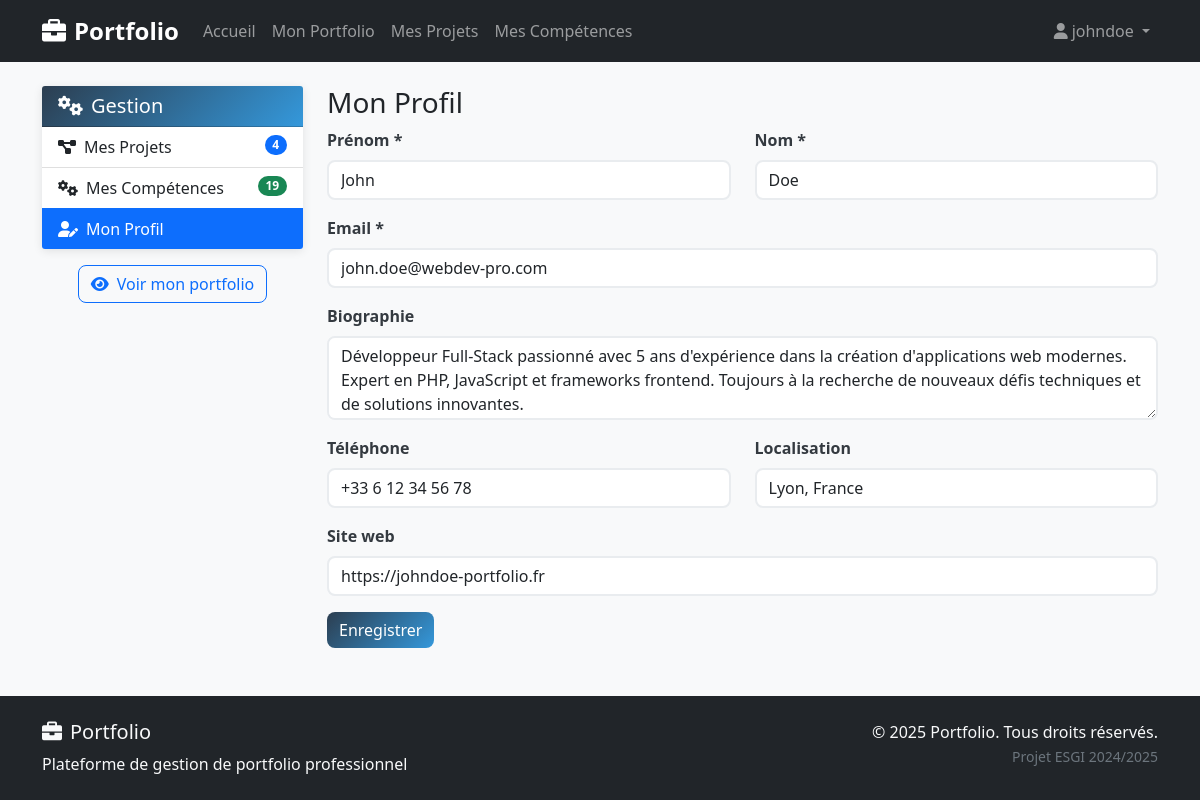
/manage.php?section=profile (signed in), run on the app's committed database.
### tables this page shows
CREATE TABLE `users` (
  `id` int(11) NOT NULL AUTO_INCREMENT,
  `username` varchar(50) NOT NULL UNIQUE,
  `email` varchar(100) NOT NULL UNIQUE,
  `password` varchar(255) NOT NULL,
  `first_name` varchar(50) NOT NULL,
  `last_name` varchar(50) NOT NULL,
  `role` enum('admin','user') NOT NULL DEFAULT 'user',
  `bio` text,
  `phone` varchar(20),
  `location` varchar(100),
  `website` varchar(255),
  `created_at` timestamp NOT NULL DEFAULT CURRENT_TIMESTAMP,
  `updated_at` timestamp NOT NULL DEFAULT CURRENT_TIMESTAMP ON UPDATE CURRENT_TIMESTAMP,
  PRIMARY KEY (`id`)
);

### classes/Database.php (called while the page is built, shortened)
<?php
class Database {
    private static $instance = null;
    private $connection;
    private function __construct() {
        try {
            $this->connection = new PDO(
                "mysql:host=" . DB_HOST . ";port=" . DB_PORT . ";dbname=" . DB_NAME . ";charset=utf8mb4",
                DB_USER,
                DB_PASS,
                [
                    PDO::ATTR_ERRMODE => PDO::ERRMODE_EXCEPTION,
                    PDO::ATTR_DEFAULT_FETCH_MODE => PDO::FETCH_ASSOC,
                    PDO::ATTR_EMULATE_PREPARES => false
                ]
            );
        } catch (PDOException $e) {
            die("Erreur de connexion à la base de données : " . $e->getMessage());
        }
    }
    public static function getInstance() {
        if (self::$instance === null) {
            self::$instance = new self();
        }
        return self::$instance;
    }
    public function getConnection() {
        return $this->connection;
    }
    public function prepare($sql) {
        return $this->connection->prepare($sql);
    }
}
?>

### includes/functions.php (called while the page is built, shortened)
<?php
function getCurrentUserId() {
    return isset($_SESSION['user_id']) ? $_SESSION['user_id'] : null;
}
?>

### classes/Project.php (called while the page is built, shortened)
<?php
class Project {
    private $db;
    public function __construct() {
        $this->db = Database::getInstance()->getConnection();
    }
    public function getUserProjects($userId, $limit = null) {
        try {
            $sql = "SELECT * FROM projects WHERE user_id = :user_id ORDER BY created_at DESC";
            $stmt = $this->db->prepare($sql);
            $stmt->bindValue(':user_id', $userId, PDO::PARAM_INT);
            $stmt->execute();
            return $stmt->fetchAll();
        } catch (PDOException $e) {
            error_log("Erreur getUserProjects: " . $e->getMessage());
            return [];
        }
    }
}
?>

### classes/Skill.php (called while the page is built, shortened)
<?php
class Skill {
    private $db;
    public function __construct() {
        $this->db = Database::getInstance()->getConnection();
    }
    public function getUserSkills($userId) {
        try {
            $sql = "SELECT s.*, us.level, us.created_at as added_at
                    FROM skills s
                    JOIN user_skills us ON s.id = us.skill_id
                    WHERE us.user_id = :user_id
                    ORDER BY s.category, s.name";
            $stmt = $this->db->prepare($sql);
            $stmt->execute(['user_id' => $userId]);
            return $stmt->fetchAll();
        } catch (PDOException $e) {
            error_log("Erreur getUserSkills: " . $e->getMessage());
            return [];
        }
    }
}
?>

### classes/User.php (called while the page is built, shortened)
<?php
class User {
    private $db;
    public function __construct() {
        $this->db = Database::getInstance();
    }
    public function getUserById($id) {
        try {
            $stmt = $this->db->prepare("SELECT * FROM users WHERE id = ?");
            $stmt->execute([$id]);
            return $stmt->fetch();
        } catch (PDOException $e) {
            return false;
        }
    }
}
?>

### manage.php (the view, shortened to what this page needs)
<?php
require_once __DIR__ . '/config/database.php';
require_once __DIR__ . '/classes/Database.php';
require_once __DIR__ . '/classes/User.php';
require_once __DIR__ . '/classes/Project.php';
require_once __DIR__ . '/classes/Skill.php';
require_once __DIR__ . '/includes/functions.php';
$section = $_GET['section'] ?? 'projects';
$action = $_GET['action'] ?? 'list';
$userId = getCurrentUserId();
$userClass = new User();
$projectClass = new Project();
$skillClass = new Skill();
$user = $userClass->getUserById($userId);
$projects = $projectClass->getUserProjects($userId);
$userSkills = $skillClass->getUserSkills($userId);
$editProject = null;
include __DIR__ . '/includes/header.php';
?>
<div class="row">
    <div class="col-md-3">
        <div class="card">
            <div class="card-header">
                <h5 class="mb-0">
                    <i class="fas fa-cogs me-2"></i>Gestion
                </h5>
            </div>
            <div class="list-group list-group-flush">
                <a href="manage.php?section=projects"
                   class="list-group-item list-group-item-action <?php echo $section === 'projects' ? 'active' : ''; ?>">
                    <i class="fas fa-project-diagram me-2"></i>Mes Projets
                    <span class="badge bg-primary rounded-pill float-end"><?php echo count($projects); ?></span>
                </a>
                <a href="manage.php?section=skills"
                   class="list-group-item list-group-item-action <?php echo $section === 'skills' ? 'active' : ''; ?>">
                    <i class="fas fa-cogs me-2"></i>Mes Compétences
                    <span class="badge bg-success rounded-pill float-end"><?php echo count($userSkills); ?></span>
                </a>
                <a href="manage.php?section=profile"
                   class="list-group-item list-group-item-action <?php echo $section === 'profile' ? 'active' : ''; ?>">
                    <i class="fas fa-user-edit me-2"></i>Mon Profil
                </a>
            </div>
        </div>
        <div class="mt-3 text-center">
            <a href="portfolio.php?user=<?php echo $userId; ?>" class="btn btn-outline-primary" target="_blank">
                <i class="fas fa-eye me-2"></i>Voir mon portfolio
            </a>
        </div>
    </div>
    <div class="col-md-9">
        <?php if ($section === 'projects'): ?>
            <?php if ($action === 'list'): ?>
                <div class="d-flex justify-content-between align-items-center mb-4">
                    <h3>Mes Projets</h3>
                    <a href="manage.php?section=projects&action=add" class="btn btn-primary">
                        <i class="fas fa-plus me-2"></i>Nouveau projet
                    </a>
                </div>
                <?php if (empty($projects)): ?>
                    <div class="card">
                        <div class="card-body text-center py-5">
                            <i class="fas fa-folder-open fa-4x text-muted mb-3"></i>
                            <h5>Aucun projet</h5>
                            <p class="text-muted">Commencez par ajouter votre premier projet.</p>
                            <a href="manage.php?section=projects&action=add" class="btn btn-primary">Ajouter un projet</a>
                        </div>
                    </div>
                <?php else: ?>
                    <div class="row g-3">
                        <?php foreach ($projects as $project): ?>
                            <div class="col-md-6">
                                <div class="card">
                                    <?php if ($project['image']): ?>
                                        <img src="uploads/projects/<?php echo htmlspecialchars($project['image']); ?>"
                                             class="card-img-top" style="height: 150px; object-fit: cover;">
                                    <?php endif; ?>
                                    <div class="card-body">
                                        <h5><?php echo htmlspecialchars($project['title']); ?></h5>
                                        <p class="text-muted small">
                                            <?php echo htmlspecialchars(substr($project['description'], 0, 100)); ?>...
                                        </p>
                                        <div class="d-flex justify-content-between">
                                            <a href="manage.php?section=projects&action=edit&id=<?php echo $project['id']; ?>"
                                               class="btn btn-sm btn-outline-primary">Modifier</a>
                                            <form method="POST" style="display: inline;"
                                                  onsubmit="return confirm('Supprimer ce projet ?')">
                                                <input type="hidden" name="csrf_token" value="<?php echo generateCSRFToken(); ?>">
                                                <input type="hidden" name="action" value="delete">
                                                <button type="submit" class="btn btn-sm btn-outline-danger">Supprimer</button>
                                            </form>
                                        </div>
                                    </div>
                                </div>
                            </div>
                        <?php endforeach; ?>
                    </div>
                <?php endif; ?>
            <?php else: ?>
                <h3><?php echo $action === 'add' ? 'Nouveau' : 'Modifier'; ?> projet</h3>
                <form method="POST" enctype="multipart/form-data">
                    <input type="hidden" name="csrf_token" value="<?php echo generateCSRFToken(); ?>">
                    <div class="mb-3">
                        <label class="form-label">Titre *</label>
                        <input type="text" name="title" class="form-control"
                               value="<?php echo htmlspecialchars($editProject['title'] ?? ''); ?>" required>
                    </div>
                    <div class="mb-3">
                        <label class="form-label">Description *</label>
                        <textarea name="description" class="form-control" rows="4" required><?php echo htmlspecialchars($editProject['description'] ?? ''); ?></textarea>
                    </div>
                    <div class="mb-3">
                        <label class="form-label">Lien externe</label>
                        <input type="url" name="external_link" class="form-control"
                               value="<?php echo htmlspecialchars($editProject['external_link'] ?? ''); ?>">
                    </div>
                    <div class="mb-3">
                        <label class="form-label">Image</label>
                        <input type="file" name="image" class="form-control" accept="image/*">
                        <?php if ($editProject && $editProject['image']): ?>
                            <img src="uploads/projects/<?php echo htmlspecialchars($editProject['image']); ?>"
                                 class="mt-2" style="max-width: 200px;">
                        <?php endif; ?>
                    </div>
                    <div class="d-flex justify-content-between">
                        <a href="manage.php?section=projects" class="btn btn-secondary">Retour</a>
                        <button type="submit" class="btn btn-primary">Enregistrer</button>
                    </div>
                </form>
            <?php endif; ?>
        <?php else: ?>
            <h3>Mon Profil</h3>
            <form method="POST">
                <div class="row mb-3">
                    <div class="col-md-6">
                        <label class="form-label">Prénom *</label>
                        <input type="text" name="first_name" class="form-control"
                               value="<?php echo htmlspecialchars($user['first_name']); ?>" required>
                    </div>
                    <div class="col-md-6">
                        <label class="form-label">Nom *</label>
                        <input type="text" name="last_name" class="form-control"
                               value="<?php echo htmlspecialchars($user['last_name']); ?>" required>
                    </div>
                </div>
                <div class="mb-3">
                    <label class="form-label">Email *</label>
                    <input type="email" name="email" class="form-control"
                           value="<?php echo htmlspecialchars($user['email']); ?>" required>
                </div>
                <div class="mb-3">
                    <label class="form-label">Biographie</label>
                    <textarea name="bio" class="form-control" rows="3"><?php echo htmlspecialchars($user['bio'] ?? ''); ?></textarea>
                </div>
                <div class="row mb-3">
                    <div class="col-md-6">
                        <label class="form-label">Téléphone</label>
                        <input type="tel" name="phone" class="form-control"
                               value="<?php echo htmlspecialchars($user['phone'] ?? ''); ?>">
                    </div>
                    <div class="col-md-6">
                        <label class="form-label">Localisation</label>
                        <input type="text" name="location" class="form-control"
                               value="<?php echo htmlspecialchars($user['location'] ?? ''); ?>">
                    </div>
                </div>
                <div class="mb-3">
                    <label class="form-label">Site web</label>
                    <input type="url" name="website" class="form-control"
                           value="<?php echo htmlspecialchars($user['website'] ?? ''); ?>">
                </div>
                <button type="submit" class="btn btn-primary">Enregistrer</button>
            </form>
        <?php endif; ?>
    </div>
</div>
<?php include 'includes/footer.php'; ?>

### style.css (style rules this page uses)
:root { --primary-color: #2c3e50; --secondary-color: #3498db; --accent-color: #e74c3c; --success-color: #27ae60; --warning-color: #f39c12; --info-color: #17a2b8; --light-color: #f8f9fa; --dark-color: #343a40; }
body { font-family: 'Segoe UI', Tahoma, Geneva, Verdana, sans-serif; background-color: #f8f9fa; min-height: 100vh; display: flex; flex-direction: column; }
.card { border: none; box-shadow: 0 2px 10px rgba(0,0,0,0.1); transition: transform 0.3s ease, box-shadow 0.3s ease; }
.card-header { background: linear-gradient(135deg, var(--primary-color), var(--secondary-color)); color: white; font-weight: bold; }
.btn { border-radius: 8px; font-weight: 500; transition: all 0.3s ease; }
.btn-primary { background: linear-gradient(135deg, var(--primary-color), var(--secondary-color)); border: none; }
.form-control, .form-select { border-radius: 8px; border: 2px solid #e9ecef; transition: border-color 0.3s ease, box-shadow 0.3s ease; }
.form-label { font-weight: 600; color: var(--dark-color); }
.fade-in-up { animation: fadeInUp 0.6s ease-out; }

### data on the page
users: first_name "John", last_name "Doe", email "john.doe@webdev-pro.com", bio "Développeur Full-Stack passionné avec 5 ans d'expérience dans la création d'applications web modernes. Expert en PHP, JavaScript et frameworks frontend. Toujours à la recherche de nouveaux défis techniques et de solutions innovantes.", phone "+33 6 12 34 56 78", location "Lyon, France", website "https://johndoe-portfolio.fr"

### other printed values
sanitizeOutput(getCurrentUsername()) "johndoe"
count($projects) "4"
count($userSkills) "19"
